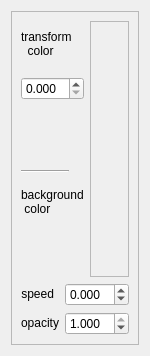
<?xml version="1.0" encoding="UTF-8"?>
<ui version="4.0">
 <class>ColorSettingsWidget</class>
 <widget class="QWidget" name="ColorSettingsWidget">
  <property name="geometry">
   <rect>
    <x>0</x>
    <y>0</y>
    <width>137</width>
    <height>334</height>
   </rect>
  </property>
  <property name="sizePolicy">
   <sizepolicy hsizetype="Minimum" vsizetype="Minimum">
    <horstretch>0</horstretch>
    <verstretch>0</verstretch>
   </sizepolicy>
  </property>
  <property name="windowTitle">
   <string>Color Settings</string>
  </property>
  <layout class="QGridLayout" name="gridLayout_3">
   <item row="0" column="0">
    <widget class="QFrame" name="frame">
     <property name="sizePolicy">
      <sizepolicy hsizetype="Maximum" vsizetype="Maximum">
       <horstretch>0</horstretch>
       <verstretch>0</verstretch>
      </sizepolicy>
     </property>
     <property name="frameShape">
      <enum>QFrame::StyledPanel</enum>
     </property>
     <property name="frameShadow">
      <enum>QFrame::Sunken</enum>
     </property>
     <layout class="QGridLayout" name="gridLayout_2">
      <item row="0" column="0">
       <widget class="QLabel" name="label_13">
        <property name="sizePolicy">
         <sizepolicy hsizetype="Maximum" vsizetype="Maximum">
          <horstretch>0</horstretch>
          <verstretch>0</verstretch>
         </sizepolicy>
        </property>
        <property name="maximumSize">
         <size>
          <width>16777215</width>
          <height>28</height>
         </size>
        </property>
        <property name="toolTip">
         <string>transform color index</string>
        </property>
        <property name="text">
         <string>transform
  color</string>
        </property>
       </widget>
      </item>
      <item row="0" column="1" rowspan="6">
       <widget class="GenomeColorSelector" name="m_colorSelector">
        <property name="sizePolicy">
         <sizepolicy hsizetype="Maximum" vsizetype="Maximum">
          <horstretch>0</horstretch>
          <verstretch>0</verstretch>
         </sizepolicy>
        </property>
        <property name="minimumSize">
         <size>
          <width>1</width>
          <height>256</height>
         </size>
        </property>
        <property name="maximumSize">
         <size>
          <width>52</width>
          <height>256</height>
         </size>
        </property>
        <property name="frameShape">
         <enum>QFrame::StyledPanel</enum>
        </property>
        <property name="frameShadow">
         <enum>QFrame::Sunken</enum>
        </property>
        <property name="text">
         <string/>
        </property>
        <property name="alignment">
         <set>Qt::AlignLeading|Qt::AlignLeft|Qt::AlignTop</set>
        </property>
       </widget>
      </item>
      <item row="1" column="0">
       <widget class="DoubleValueEditor" name="m_colorLineEdit">
        <property name="decimals">
         <number>3</number>
        </property>
        <property name="minimum">
         <double>0.000000000000000</double>
        </property>
        <property name="maximum">
         <double>1.000000000000000</double>
        </property>
        <property name="singleStep">
         <double>0.004000000000000</double>
        </property>
       </widget>
      </item>
      <item row="2" column="0">
       <widget class="ColorLabel" name="m_colorLabel">
        <property name="sizePolicy">
         <sizepolicy hsizetype="Maximum" vsizetype="Maximum">
          <horstretch>0</horstretch>
          <verstretch>0</verstretch>
         </sizepolicy>
        </property>
        <property name="minimumSize">
         <size>
          <width>1</width>
          <height>1</height>
         </size>
        </property>
        <property name="maximumSize">
         <size>
          <width>57</width>
          <height>40</height>
         </size>
        </property>
        <property name="frameShape">
         <enum>QFrame::NoFrame</enum>
        </property>
        <property name="frameShadow">
         <enum>QFrame::Sunken</enum>
        </property>
        <property name="text">
         <string/>
        </property>
       </widget>
      </item>
      <item row="3" column="0">
       <widget class="Line" name="line_4">
        <property name="sizePolicy">
         <sizepolicy hsizetype="Maximum" vsizetype="Fixed">
          <horstretch>0</horstretch>
          <verstretch>0</verstretch>
         </sizepolicy>
        </property>
        <property name="maximumSize">
         <size>
          <width>48</width>
          <height>16777215</height>
         </size>
        </property>
        <property name="orientation">
         <enum>Qt::Horizontal</enum>
        </property>
       </widget>
      </item>
      <item row="4" column="0">
       <widget class="QLabel" name="label_25">
        <property name="sizePolicy">
         <sizepolicy hsizetype="Maximum" vsizetype="Maximum">
          <horstretch>0</horstretch>
          <verstretch>0</verstretch>
         </sizepolicy>
        </property>
        <property name="maximumSize">
         <size>
          <width>16777215</width>
          <height>28</height>
         </size>
        </property>
        <property name="toolTip">
         <string>image background color</string>
        </property>
        <property name="text">
         <string>background
 color</string>
        </property>
       </widget>
      </item>
      <item row="5" column="0">
       <widget class="ColorLabel" name="m_backgroundLabel">
        <property name="sizePolicy">
         <sizepolicy hsizetype="Maximum" vsizetype="Maximum">
          <horstretch>0</horstretch>
          <verstretch>0</verstretch>
         </sizepolicy>
        </property>
        <property name="maximumSize">
         <size>
          <width>57</width>
          <height>40</height>
         </size>
        </property>
        <property name="frameShape">
         <enum>QFrame::NoFrame</enum>
        </property>
        <property name="frameShadow">
         <enum>QFrame::Sunken</enum>
        </property>
        <property name="text">
         <string/>
        </property>
       </widget>
      </item>
      <item row="6" column="0" colspan="2">
       <layout class="QGridLayout" name="gridLayout">
        <property name="sizeConstraint">
         <enum>QLayout::SetMaximumSize</enum>
        </property>
        <item row="0" column="0">
         <widget class="QLabel" name="label_12">
          <property name="sizePolicy">
           <sizepolicy hsizetype="Maximum" vsizetype="Maximum">
            <horstretch>0</horstretch>
            <verstretch>0</verstretch>
           </sizepolicy>
          </property>
          <property name="toolTip">
           <string>per iteration scaling factor on the transform color</string>
          </property>
          <property name="text">
           <string>speed</string>
          </property>
          <property name="alignment">
           <set>Qt::AlignRight|Qt::AlignTrailing|Qt::AlignVCenter</set>
          </property>
         </widget>
        </item>
        <item row="0" column="1">
         <widget class="DoubleValueEditor" name="m_speedLineEdit">
          <property name="decimals">
           <number>3</number>
          </property>
          <property name="minimum">
           <double>-3.000000000000000</double>
          </property>
          <property name="singleStep">
           <double>0.100000000000000</double>
          </property>
         </widget>
        </item>
        <item row="1" column="0">
         <widget class="QLabel" name="label_14">
          <property name="sizePolicy">
           <sizepolicy hsizetype="Maximum" vsizetype="Maximum">
            <horstretch>0</horstretch>
            <verstretch>0</verstretch>
           </sizepolicy>
          </property>
          <property name="toolTip">
           <string> 0=invisible, 1=totally visible</string>
          </property>
          <property name="text">
           <string>opacity</string>
          </property>
          <property name="alignment">
           <set>Qt::AlignRight|Qt::AlignTrailing|Qt::AlignVCenter</set>
          </property>
         </widget>
        </item>
        <item row="1" column="1">
         <widget class="DoubleValueEditor" name="m_opacityLineEdit">
          <property name="decimals">
           <number>3</number>
          </property>
          <property name="minimum">
           <double>0.000000000000000</double>
          </property>
          <property name="maximum">
           <double>1.000000000000000</double>
          </property>
          <property name="singleStep">
           <double>0.100000000000000</double>
          </property>
          <property name="value">
           <double>1.000000000000000</double>
          </property>
         </widget>
        </item>
       </layout>
      </item>
     </layout>
    </widget>
   </item>
   <item row="1" column="0">
    <spacer name="verticalSpacer">
     <property name="orientation">
      <enum>Qt::Vertical</enum>
     </property>
     <property name="sizeType">
      <enum>QSizePolicy::Expanding</enum>
     </property>
     <property name="sizeHint" stdset="0">
      <size>
       <width>0</width>
       <height>0</height>
      </size>
     </property>
    </spacer>
   </item>
  </layout>
 </widget>
 <customwidgets>
  <customwidget>
   <class>DoubleValueEditor</class>
   <extends>QDoubleSpinBox</extends>
   <header>doublevalueeditor.h</header>
  </customwidget>
  <customwidget>
   <class>ColorLabel</class>
   <extends>QLabel</extends>
   <header>colorlabel.h</header>
  </customwidget>
  <customwidget>
   <class>GenomeColorSelector</class>
   <extends>QLabel</extends>
   <header>genomecolorselector.h</header>
  </customwidget>
 </customwidgets>
 <resources/>
 <connections/>
</ui>
